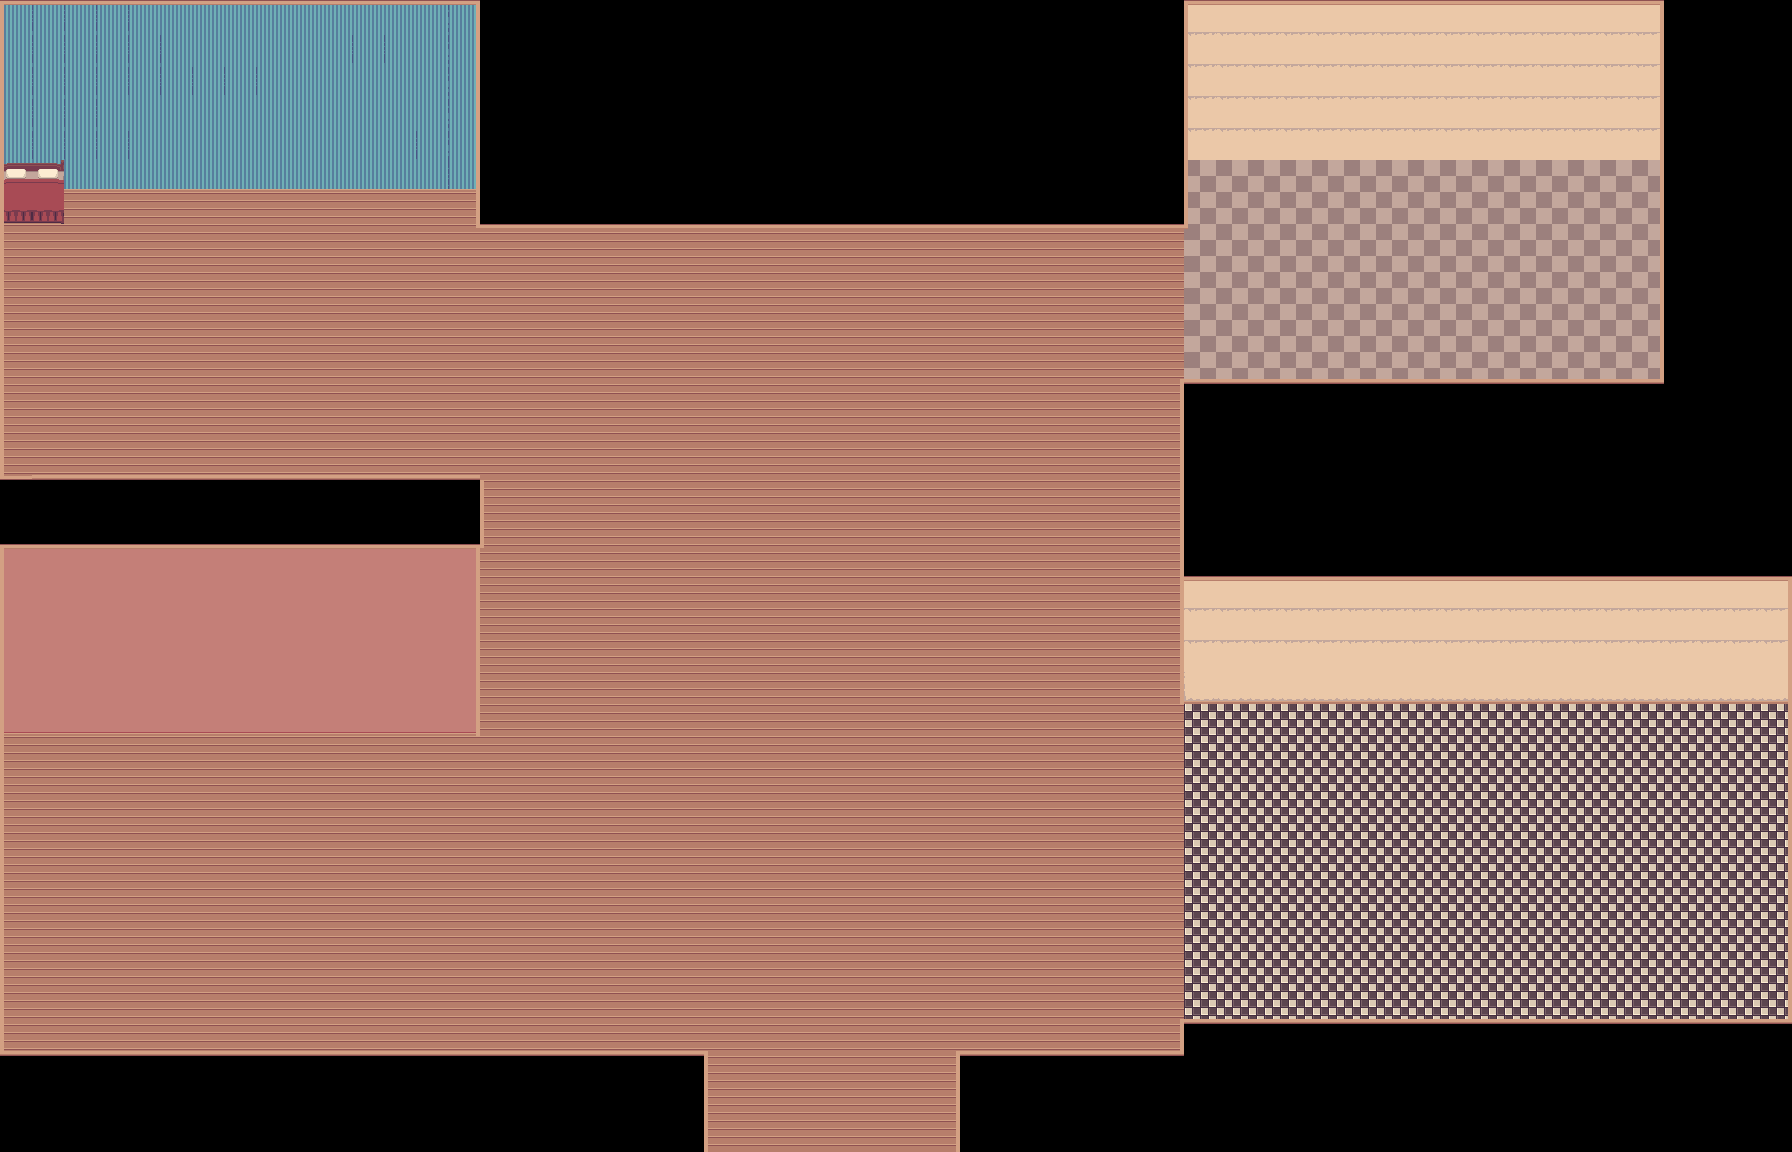

This is a level from a 2D game, rendered from its Tiled map with the project's own tilesets. A one-line summary and the map file follow, with tile-layer data summarised:
An orthogonal 56x36 tile map with 32x32 px tiles, 3 tile layers (groundLayer, itemLayer, sideWallLayer).

<map version="1.10" tiledversion="1.10.2" orientation="orthogonal" renderorder="right-down" width="56" height="36" tilewidth="32" tileheight="32" infinite="0" nextlayerid="4" nextobjectid="1">
 <tileset firstgid="1" name="InteriorTilesLITE" tilewidth="32" tileheight="32" tilecount="224" columns="16">
  <image source="InteriorTilesLITE.png" width="512" height="448" />
 </tileset>
 <layer id="1" name="groundLayer" width="56" height="36">
  <data>[2016 cells, 1507 non-empty, 17 distinct tile ids]</data>
 </layer>
 <layer id="3" name="itemLayer" width="56" height="36">
  <data>[2016 cells, 4 non-empty, 4 distinct tile ids]</data>
 </layer>
 <layer id="2" name="sideWallLayer" width="56" height="36">
  <data>[2016 cells, 255 non-empty, 11 distinct tile ids]</data>
 </layer>
</map>
